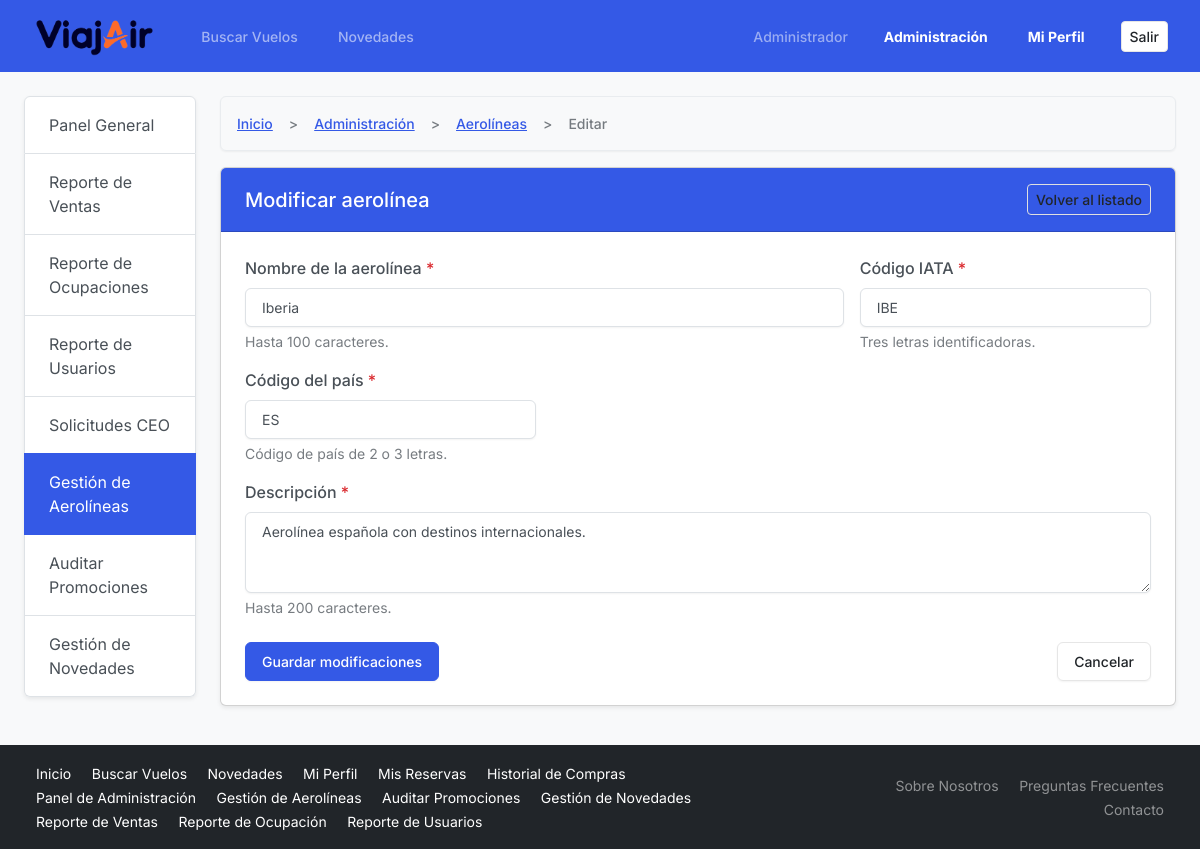
The page /admin/aerolineas/form_aerolinea.php?id=3 (signed in) on the database its author committed.
### tables this page shows
CREATE TABLE AEROLINEAS (
    codAerolinea INT AUTO_INCREMENT PRIMARY KEY,
    nombreAerolinea VARCHAR(100) NOT NULL,
    codigoIATA VARCHAR(3) NOT NULL,
    descripcionAerolinea VARCHAR(200) NOT NULL,
    codPais VARCHAR(3) NOT NULL
);

### admin/aerolineas/form_aerolinea.php (the view, shortened to what this page needs)
<?php
require '../../includes/conexion.php';
$id = $_SERVER['REQUEST_METHOD'] === 'POST'
    ? filter_input(INPUT_POST, 'id', FILTER_VALIDATE_INT)
    : filter_input(INPUT_GET, 'id', FILTER_VALIDATE_INT);
$id = ($id && $id > 0) ? $id : 0;
$errores = [];
$valores = ['name' => '', 'iata' => '', 'country' => '', 'desc' => ''];
if ($id > 0 && $_SERVER['REQUEST_METHOD'] !== 'POST') {
    $stmt = $conexion->prepare('SELECT nombreAerolinea, codigoIATA, descripcionAerolinea, codPais FROM AEROLINEAS WHERE codAerolinea = ?');
    $stmt->bind_param('i', $id);
    $stmt->execute();
    $data = $stmt->get_result()->fetch_assoc();
    $valores = ['name' => $data['nombreAerolinea'], 'iata' => $data['codigoIATA'], 'country' => $data['codPais'], 'desc' => $data['descripcionAerolinea']];
}
require '../../includes/header.php';
?>
<div class="row">
    <?php $active_page = 'aerolineas'; require '../sidebar_admin.php'; ?>
    <div class="col-md-9 col-lg-10">
        <nav aria-label="breadcrumb"><ol class="breadcrumb">
            <li class="breadcrumb-item"><a href="/tpi/index.php">Inicio</a></li>
            <li class="breadcrumb-item"><a href="/tpi/admin/dashboard.php">Administración</a></li>
            <li class="breadcrumb-item"><a href="abm_aerolineas.php">Aerolíneas</a></li>
            <li class="breadcrumb-item active" aria-current="page"><?= $id ? 'Editar' : 'Nueva'; ?></li>
        </ol></nav>
        <div class="card shadow-sm">
            <div class="card-header bg-primary text-white d-flex justify-content-between align-items-center">
                <h1 class="h5 mb-0"><?= $id ? 'Modificar aerolínea' : 'Registrar nueva aerolínea'; ?></h1>
                <a href="abm_aerolineas.php" class="btn btn-outline-light btn-sm">Volver al listado</a>
            </div>
            <div class="card-body p-4">
                <form action="form_aerolinea.php<?= $id ? '?id=' . $id : ''; ?>" method="POST" class="row g-3">
                    <fieldset class="row g-3 border-0 p-0 m-0">
                        <?php
                        $campos = [
                            'name' => ['label' => 'Nombre de la aerolínea', 'type' => 'text', 'maxlength' => 100, 'class' => 'col-md-8'],
                            'iata' => ['label' => 'Código IATA', 'type' => 'text', 'maxlength' => 3, 'class' => 'col-md-4'],
                            'country' => ['label' => 'Código del país', 'type' => 'text', 'maxlength' => 3, 'class' => 'col-md-4'],
                        ];
                        foreach ($campos as $campo => $config):
                        ?>
                            <div class="<?= $config['class']; ?>">
                                <label for="<?= $campo; ?>" class="form-label"><?= $config['label']; ?> <span class="text-danger" aria-hidden="true">*</span><span class="visually-hidden">(campo obligatorio)</span></label>
                                <input type="<?= $config['type']; ?>" id="<?= $campo; ?>" name="<?= $campo; ?>" class="form-control<?= isset($errores[$campo]) ? ' is-invalid' : ''; ?>" value="<?= htmlspecialchars($valores[$campo], ENT_QUOTES | ENT_SUBSTITUTE, 'UTF-8'); ?>" maxlength="<?= $config['maxlength']; ?>" required aria-required="true" aria-describedby="<?= $campo; ?>-ayuda<?= isset($errores[$campo]) ? ' ' . $campo . '-error' : ''; ?>" <?= isset($errores[$campo]) ? 'aria-invalid="true"' : ''; ?>>
                                <div id="<?= $campo; ?>-ayuda" class="form-text"><?= $campo === 'iata' ? 'Tres letras identificadoras.' : ($campo === 'country' ? 'Código de país de 2 o 3 letras.' : 'Hasta 100 caracteres.'); ?></div>
                            </div>
                        <?php endforeach; ?>
                        <div class="col-12">
                            <label for="desc" class="form-label">Descripción <span class="text-danger" aria-hidden="true">*</span><span class="visually-hidden">(campo obligatorio)</span></label>
                            <textarea id="desc" name="desc" class="form-control<?= isset($errores['desc']) ? ' is-invalid' : ''; ?>" rows="3" maxlength="200" required aria-required="true" aria-describedby="desc-ayuda<?= isset($errores['desc']) ? ' desc-error' : ''; ?>" <?= isset($errores['desc']) ? 'aria-invalid="true"' : ''; ?>><?= htmlspecialchars($valores['desc'], ENT_QUOTES | ENT_SUBSTITUTE, 'UTF-8'); ?></textarea>
                            <div id="desc-ayuda" class="form-text">Hasta 200 caracteres.</div>
                        </div>
                    </fieldset>
                    <div class="col-12 d-flex justify-content-between mt-4">
                        <button type="submit" class="btn btn-primary"><?= $id ? 'Guardar modificaciones' : 'Crear aerolínea'; ?></button>
                        <a href="abm_aerolineas.php" class="btn btn-outline-secondary">Cancelar</a>
                    </div>
                </form>
            </div>
        </div>
    </div>
</div>
<?php require '../../includes/footer.php'; ?>

### assets/css/styles.css (style rules this page uses)
html { overflow-y: scroll; }
html, body { max-width: 100%; overflow-x: clip; }
:is(a, button, input, select, textarea, .btn, .page-link, .accordion-button):focus-visible { outline: 3px solid #060b26; outline-offset: 2px; }

### rows shown on the page
aerolineas: name "Iberia", iata "IBE", country "ES", desc "Aerolínea española con destinos internacionales."

### other values the page prints
explode(' ', trim($nameLogin))[0] "Administrador"
$config['label'] "Nombre de la aerolínea"
$config['label'] "Código IATA"
$config['label'] "Código del país"
